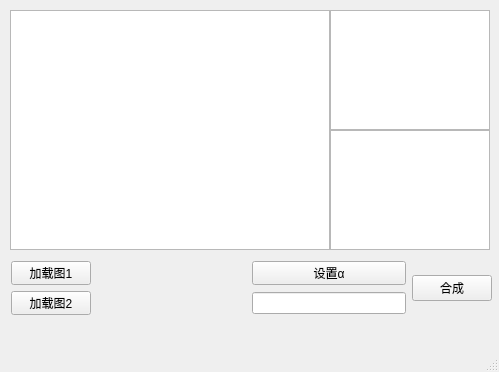
<?xml version="1.0" encoding="UTF-8"?>
<ui version="4.0">
 <class>MainWindow</class>
 <widget class="QMainWindow" name="MainWindow">
  <property name="geometry">
   <rect>
    <x>0</x>
    <y>0</y>
    <width>499</width>
    <height>372</height>
   </rect>
  </property>
  <property name="windowTitle">
   <string>MainWindow</string>
  </property>
  <widget class="QWidget" name="centralwidget">
   <widget class="QGraphicsView" name="graphicsView_addedImg">
    <property name="geometry">
     <rect>
      <x>10</x>
      <y>10</y>
      <width>320</width>
      <height>240</height>
     </rect>
    </property>
   </widget>
   <widget class="QGraphicsView" name="graphicsView_img1">
    <property name="geometry">
     <rect>
      <x>330</x>
      <y>10</y>
      <width>160</width>
      <height>120</height>
     </rect>
    </property>
   </widget>
   <widget class="QGraphicsView" name="graphicsView_img2">
    <property name="geometry">
     <rect>
      <x>330</x>
      <y>130</y>
      <width>160</width>
      <height>120</height>
     </rect>
    </property>
   </widget>
   <widget class="QWidget" name="">
    <property name="geometry">
     <rect>
      <x>11</x>
      <y>261</y>
      <width>481</width>
      <height>54</height>
     </rect>
    </property>
    <layout class="QGridLayout" name="gridLayout">
     <item row="0" column="0">
      <widget class="QPushButton" name="pBtn_loadImg1">
       <property name="text">
        <string>加载图1</string>
       </property>
      </widget>
     </item>
     <item row="0" column="1">
      <spacer name="horizontalSpacer">
       <property name="orientation">
        <enum>Qt::Horizontal</enum>
       </property>
       <property name="sizeHint" stdset="0">
        <size>
         <width>138</width>
         <height>20</height>
        </size>
       </property>
      </spacer>
     </item>
     <item row="0" column="2">
      <widget class="QPushButton" name="pBtn_setAlpha">
       <property name="text">
        <string>设置α</string>
       </property>
      </widget>
     </item>
     <item row="0" column="3" rowspan="2">
      <widget class="QPushButton" name="pBtn_addImgs">
       <property name="text">
        <string>合成</string>
       </property>
      </widget>
     </item>
     <item row="1" column="0">
      <widget class="QPushButton" name="pBtn_loadImg2">
       <property name="text">
        <string>加载图2</string>
       </property>
      </widget>
     </item>
     <item row="1" column="1">
      <spacer name="horizontalSpacer_2">
       <property name="orientation">
        <enum>Qt::Horizontal</enum>
       </property>
       <property name="sizeHint" stdset="0">
        <size>
         <width>138</width>
         <height>20</height>
        </size>
       </property>
      </spacer>
     </item>
     <item row="1" column="2">
      <widget class="QLineEdit" name="lineEdit_alpha"/>
     </item>
    </layout>
   </widget>
  </widget>
  <widget class="QMenuBar" name="menubar">
   <property name="geometry">
    <rect>
     <x>0</x>
     <y>0</y>
     <width>499</width>
     <height>23</height>
    </rect>
   </property>
  </widget>
  <widget class="QStatusBar" name="statusbar"/>
 </widget>
 <resources/>
 <connections/>
</ui>
